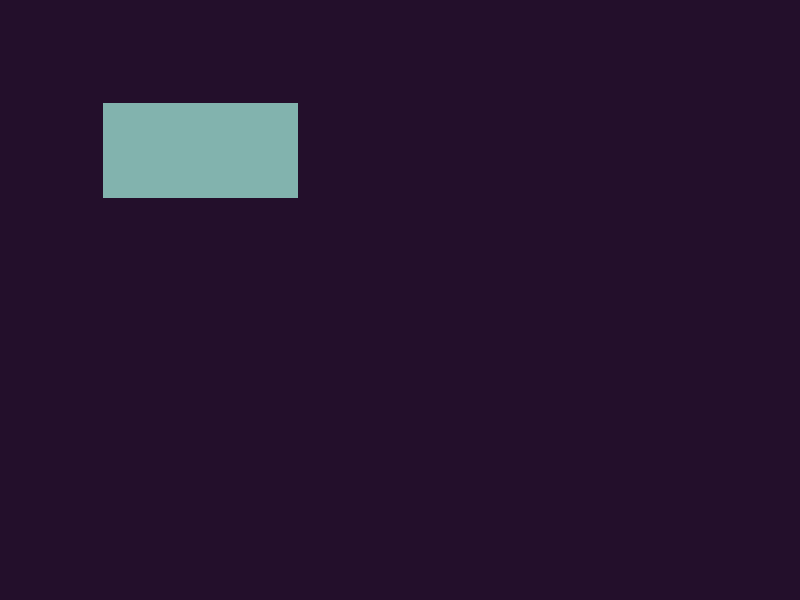
Frame 1 (no input)
Frame 60 (the mouse pressed at the canvas centre just before this capture): identical to frame 1, image omitted
Frame 120 (the mouse held since frame 60 and released just before this capture): identical to frame 1, image omitted

The Processing sketch that drew this single still picture (run headless with seeded random() and noise(); from frame 60 on, the mouse is pressed at the canvas centre):

// Processing sketch: rectangular_buttons
// ── rectangular_buttons.pde
// Palette
color darkPurple = #230F2B;
color pink = #F21D41;
color lightGreen = #230F2B;
color medGreen = #F21D41;
color darkGreen = #82B3AE;

void setup() {
  size(800, 600);
  strokeWeight(5);
  textSize(30);
}

void draw() {
  background(darkPurple);
  
  fill(darkGreen);
  stroke(lightGreen);
  rect(100, 100, 200, 100);
}
